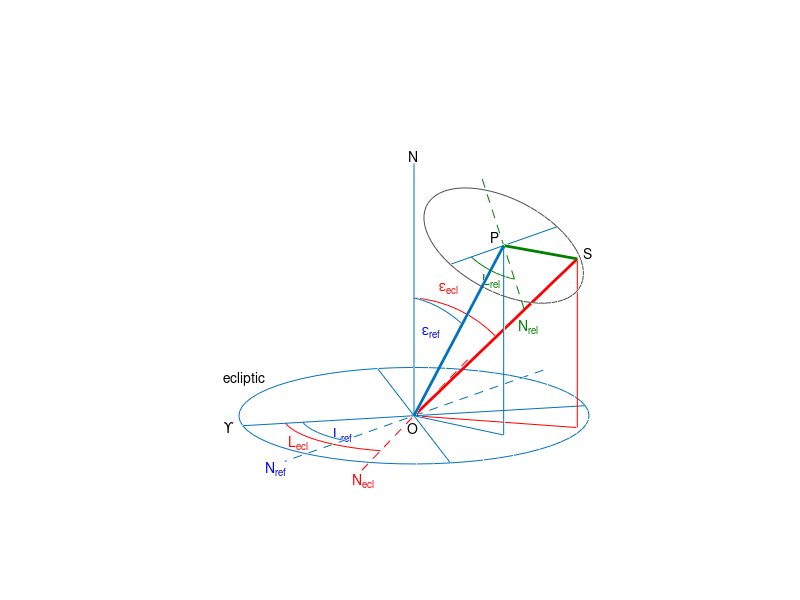

Here is the MATLAB script that generated this plot:
function precession_anim

clear all
close all

RAD=pi/180.0;
DEG=180.0/pi;

obliq_ref = 30*RAD;
lan_ref = 40*RAD;
obliq_axis = 19.5*RAD;
lan_axis = 320*RAD;

rad = 1.4*tan(obliq_axis);
axis_length = 1.3;

Oref = [[1 0 0];[0 cos(obliq_ref) -sin(obliq_ref)];[0 sin(obliq_ref) cos(obliq_ref)]];
Lref = [[cos(lan_ref) -sin(lan_ref) 0];[sin(lan_ref) cos(lan_ref) 0];[0 0 1]];
Rref = Lref*Oref;

Oaxis = [[cos(obliq_axis) 0 sin(obliq_axis)];[0 1 0];[-sin(obliq_axis) 0 cos(obliq_axis)]];
Laxis = [[cos(lan_axis) -sin(lan_axis) 0];[sin(lan_axis) cos(lan_axis) 0];[0 0 1]];
Raxis = Laxis*Oaxis;
ref_axis = Rref * [0 0 axis_length]';

figure;
line([-1 1],[0 0],[0 0]);
line([0 0],[-1 1],[0 0]);
line([0 0],[0 0],[0 1.5]);
c=circle(1);
line(c(:,1),c(:,2),c(:,3));
%patch([-1 -1 1 1],[-1 1 1 -1],[0 0 0 0],[.7 .7 .7],'FaceAlpha',0.2);
text(-1.05,0,0,'\Upsilon','HorizontalAlignment','right');
%text(0,0,1.6,'ecliptic north pole','HorizontalAlignment','right');
text(-0.9,1.0,0,'ecliptic');
line([0 ref_axis(1)],[0 ref_axis(2)],[0 ref_axis(3)],'LineWidth',2);
line([ref_axis(1) ref_axis(1)],[ref_axis(2) ref_axis(2)],[0 ref_axis(3)]);
line([0 ref_axis(1)],[0 ref_axis(2)],[0 0]);
c=Lref*[1.2 0 0]';
line([c(1) -c(1)],[c(2) -c(2)],[0 0],'LineStyle','--');
text(c(1)*(-1.15),c(2)*(-1.15),0,'N_{ref}','Color','blue');

c = circle(rad);
c(:,3) = c(:,3)+axis_length;
for i=1:size(c,1), c(i,:) = Rref*c(i,:)'; end
line(c(:,1),c(:,2),c(:,3),'Color',[.3 .3 .3]);

c = arc(0.7,pi,pi+obliq_ref);
for i=1:size(c,1), c(i,:) = Lref * [[0 0 1];[0 1 0];[-1 0 0]] * c(i,:)'; end
line(c(:,1),c(:,2),c(:,3));
c = arc(0.65,pi,pi+lan_ref);
line(c(:,1),c(:,2),c(:,3));
text(0.05,0.0,0.5,'\epsilon_{ref}','Color','blue');
text(-0.42,-0.3,0,'L_{ref}','Color','blue','HorizontalAlignment','right');
text(-0.7,-0.4,0,'L_{ecl}','Color','red','HorizontalAlignment','right');
axis equal tight
axis off
view(-12,16)
set(gca,'Projection','perspective');

lanrel = [0:2*pi/200:2*pi];
for i=1:length(lanrel)
    [obl(i) lan(i)] = axis_ecl(obliq_ref,lan_ref,obliq_axis,lanrel(i));
end


for dphi = 55:55
    lan_axis = RAD*dphi;
    Laxis = [[cos(lan_axis) -sin(lan_axis) 0];[sin(lan_axis) cos(lan_axis) 0];[0 0 1]];

    [obliq_axis_tot lan_axis_tot] = axis_ecl(obliq_ref, lan_ref, obliq_axis, lan_axis);
    Oaxistot = [[1 0 0];[0 cos(obliq_axis_tot) -sin(obliq_axis_tot)];[0 sin(obliq_axis_tot) cos(obliq_axis_tot)]];
    Laxistot = [[cos(lan_axis_tot) -sin(lan_axis_tot) 0];[sin(lan_axis_tot) cos(lan_axis_tot) 0];[0 0 1]];
    Raxistot = Laxistot*Oaxistot;
    rot_axis = Raxistot * [0 0 norm([rad 0 axis_length])]';

    h(1) = line([0 rot_axis(1)],[0 rot_axis(2)],[0 rot_axis(3)],'LineWidth',2,'Color','red');
    h(2) = line([rot_axis(1) rot_axis(1)],[rot_axis(2) rot_axis(2)],[0 rot_axis(3)],'Color','red');
    h(3) = line([0 rot_axis(1)],[0 rot_axis(2)],[0 0],'Color','red');
    h(4) = line([ref_axis(1) rot_axis(1)],[ref_axis(2) rot_axis(2)],[ref_axis(3) rot_axis(3)],'LineWidth',2,'Color',[0 0.5 0]);

    c = [rad 0 0]';
    c(3) = axis_length;
    c = [Rref*c,Rref*[-c(1);-c(2);c(3)]];
    h(5) = line([c(1,1) c(1,2)],[c(2,1) c(2,2)],[c(3,1) c(3,2)]);
    
    c = Laxis*[rad*1.2 0 0]';
    c(3) = axis_length;
    c = [Rref*c,Rref*[-c(1);-c(2);c(3)]];
    h(6) = line([c(1,1) c(1,2)],[c(2,1) c(2,2)],[c(3,1) c(3,2)],'LineStyle','--','Color',[0 0.5 0]);
    h(7) = text(c(1,2)+0.02, c(2,2), c(3,2)-0.04,'N_{rel}','Color',[0 0.5 0],'VerticalAlignment','top','HorizontalAlignment','center');
    
    c=Laxistot*[1.2 0 0]';
    h(8) = line([c(1) -c(1)],[c(2) -c(2)],[0 0],'Color','red','LineStyle','--');
    h(9) = text(c(1)*(-1.15),c(2)*(-1.15),0,'N_{ecl}','Color','red');

    c = arc(0.7,pi,pi+obliq_axis_tot);
    for i=1:size(c,1), c(i,:) = Laxistot * [[0 0 1];[0 1 0];[-1 0 0]] * c(i,:)'; end
    h(10) = line(c(:,1),c(:,2),c(:,3),'Color','red');
    h(11) = text(0.15,0.0,0.75,'\epsilon_{ecl}','Color','red');

    c = arc(0.75,pi,pi+lan_axis_tot);
    nh = 0; % size(c,1);
    h(12) = line(c(:,1),c(:,2),c(:,3),'Color','red');

    c = arc(0.3,pi,pi+lan_axis);
    c(:,3) = c(:,3)+axis_length;
    for i=1:size(c,1) c(i,:) = Rref * c(i,:)'; end
    h(13) = line(c(:,1),c(:,2),c(:,3),'Color',[0 0.5 0]);
    
    text(-0.04,0,-0.07,'O');
    text(-0.03,0,1.55,'N');
    text(ref_axis(1)*1.04-0.1,ref_axis(2)*1.04,ref_axis(3)*1.04+0.02,'P');
    text(rot_axis(1)*1.04,rot_axis(2)*1.04,rot_axis(3)*1.04,'S');
    text(0.40,0,0.78,'L_{rel}','Color',[0 0.5 0]);
end

end



function vtx=circle(rad)

nseg=64;
for i=0:nseg
    phi = i/nseg*pi*2;
    vtx(i+1,:) = [rad*cos(phi) rad*sin(phi) 0];
end

end


function vtx=arc(rad,phi0,phi1)

nseg=64;
vtx = [0 0 0];
nstep = ceil((phi1-phi0)/(2*pi)*nseg);
if nstep > 0
    dphi=(phi1-phi0)/nstep;
    i=1;
    for phi=phi0:dphi:phi1
        vtx(i,:) = [rad*cos(phi) rad*sin(phi) 0];
        i = i+1;
    end
end

end


% Calculate obliquity and LAN of axis w.r.t. ecliptic
% from obliquity and LAN of precession reference axis
% and relative obliquity and LAN
function [obliq lan]=axis_ecl(obliq_ref,lan_ref,obliq_rel,lan_rel)

Oref = [[1 0 0];[0 cos(obliq_ref) -sin(obliq_ref)];[0 sin(obliq_ref) cos(obliq_ref)]];
Lref = [[cos(lan_ref) -sin(lan_ref) 0];[sin(lan_ref) cos(lan_ref) 0];[0 0 1]];
Rref = Lref*Oref;
Orel = [[1 0 0];[0 cos(obliq_rel) -sin(obliq_rel)];[0 sin(obliq_rel) cos(obliq_rel)]];
Lrel = [[cos(lan_rel) -sin(lan_rel) 0];[sin(lan_rel) cos(lan_rel) 0];[0 0 1]];
Rrel = Lrel*Orel;
v=[0 0 1];

rot_axis = Rref * Rrel * v';
obliq = acos(rot_axis(3));
lan = atan2(rot_axis(1),-rot_axis(2));
end
